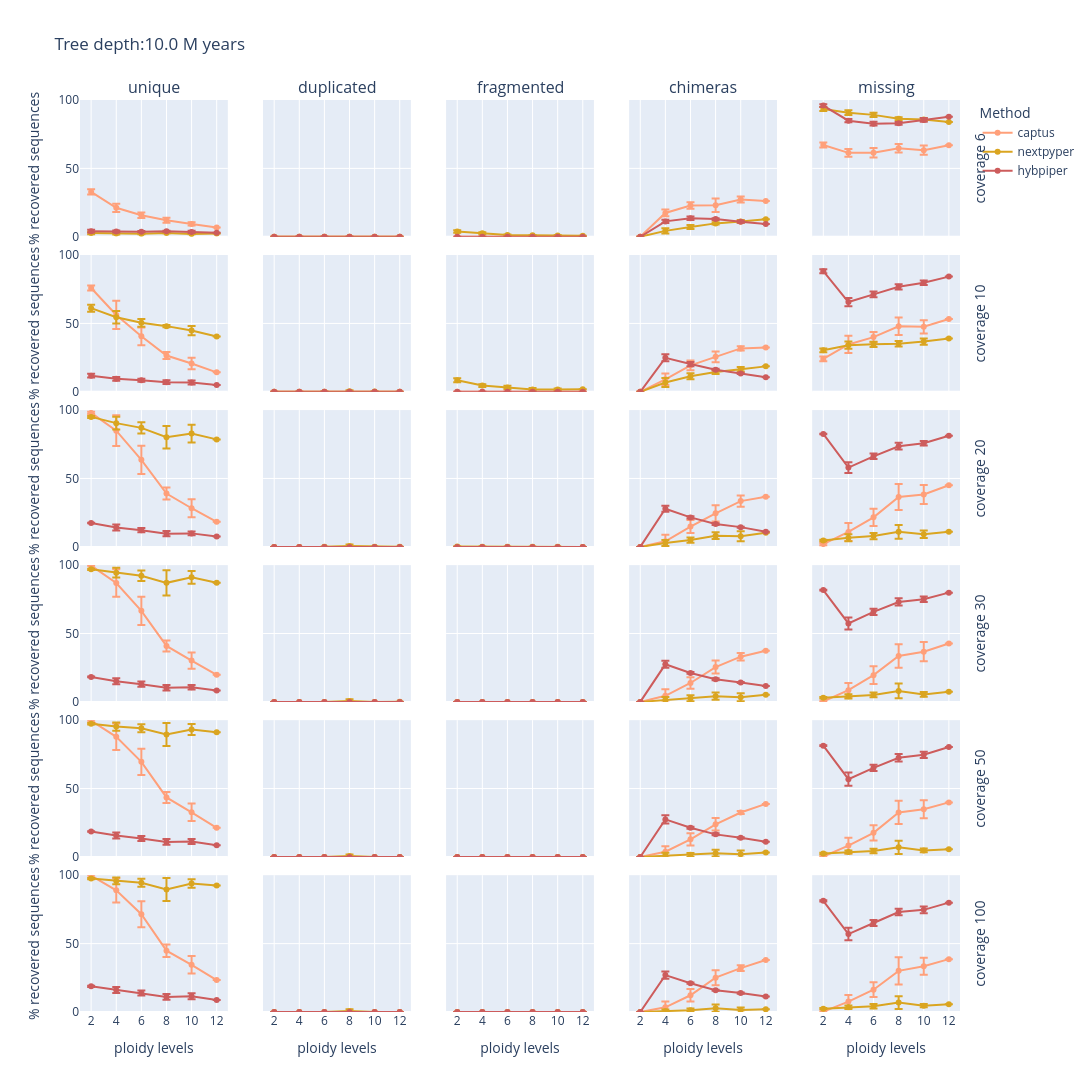

Notebook code for this chart:
### Code cell
from plotly.subplots import make_subplots
import plotly.graph_objects as go

target_year = Path('/home/yjkbertrand/Documents/projects/fumaria_sim/results/Myears_10_0')

years = str(target_year.name).replace('Myears_', "").replace('_','.')
variable_names = ['unique', 'duplicated', 'fragmented', 'chimeras', 'missing']
coverages = [6,10,20,30,50,100]

total_rows = len(coverages)
total_cols = len(variable_names)

fig = make_subplots(rows=total_rows, cols=total_cols, shared_xaxes=True, vertical_spacing=0.02,subplot_titles=variable_names,
                    shared_yaxes=True)

# Adjust layout
fig.update_layout(height=2000, width=1500, title_text=f"Tree depth:{years} M years",
    template="plotly",
    yaxis_range=[0,100], xaxis=dict(
    tickmode = 'array',
    tickvals = [2, 4, 6, 8, 10, 12],
    ticktext = ['0', '4', '6', '8', '10', '12']),
    yaxis=dict(
        title=dict(
            text="% recovered sequences"
        )),
    legend=dict(
            title=dict(
                text="Method"
            )
        ),
    )

# Loop over coverage (rows)
row_col_comb = []
for idx_0, cov in enumerate(coverages):

    row = idx_0 +1
    target = target_year / f"cov_{cov}_allele1"
    # Create df for each allele
    df = create_table(target)
    normal=normalize_data(df, 333)

    # Loop over statistics (columns)
    for idx_1, (mean_val, stdev_val) in enumerate([(f'{var}_mean', f'{var}_stdev') for var in variable_names]):
        col = idx_1 + 1
        legend=True if (idx_0, idx_1) == (0,0) else False
        row_col_comb.append((row, col))
        fig.add_trace(go.Scatter(x=normal[normal['method'] == 'captus']['ploidy'],
        y=normal[normal['method'] == 'captus'][mean_val],
        name='captus', showlegend=legend,
        marker_color='lightsalmon',
        error_y=dict(
        type='data',
        array=normal[normal['method'] == 'captus'][stdev_val],
        visible=True)),
        row=row, col=col)

        fig.add_trace(go.Scatter( x=normal[normal['method'] == 'nextpyper']['ploidy'],
        y=normal[normal['method'] == 'nextpyper'][mean_val],
        name='nextpyper', showlegend=legend,
        marker_color="goldenrod",
        error_y=dict(
        type='data',
        array=normal[normal['method'] == 'nextpyper'][stdev_val],
        visible=True)),
        row=row, col=col)

        fig.add_trace(go.Scatter( x=normal[normal['method'] == 'hybpiper']['ploidy'],
        y=normal[normal['method'] == 'hybpiper'][mean_val],
        name='hybpiper', showlegend=legend,
        marker_color='indianred',
        error_y=dict(
        type='data',
        array=normal[normal['method'] == 'hybpiper'][stdev_val],
        visible=True)),
        row=row, col=col)

# Adjust axes
for (row, col) in row_col_comb:
    if row == len(coverages):
        fig.update_xaxes(title_text="ploidy levels", row=row, col=col, tickmode = 'array', tickvals = [2, 4, 6, 8, 10, 12],
            ticktext = ['2', '4', '6', '8', '10', '12'])
    else:
        fig.update_xaxes(row=row, col=col, tickmode = 'array', tickvals = [2, 4, 6, 8, 10, 12],
            ticktext = ['2', '4', '6', '8', '10', '12'])
    if col == 1:
        fig.update_yaxes(title_text="% recovered sequences", range=[0,100],row=row, col=col)
    elif col == len(variable_names):
        depth = coverages[row-1]
        fig.update_yaxes(title_text=f"coverage {depth}", range=[0,100],row=row, col=col,side="right",)

fig.show()
